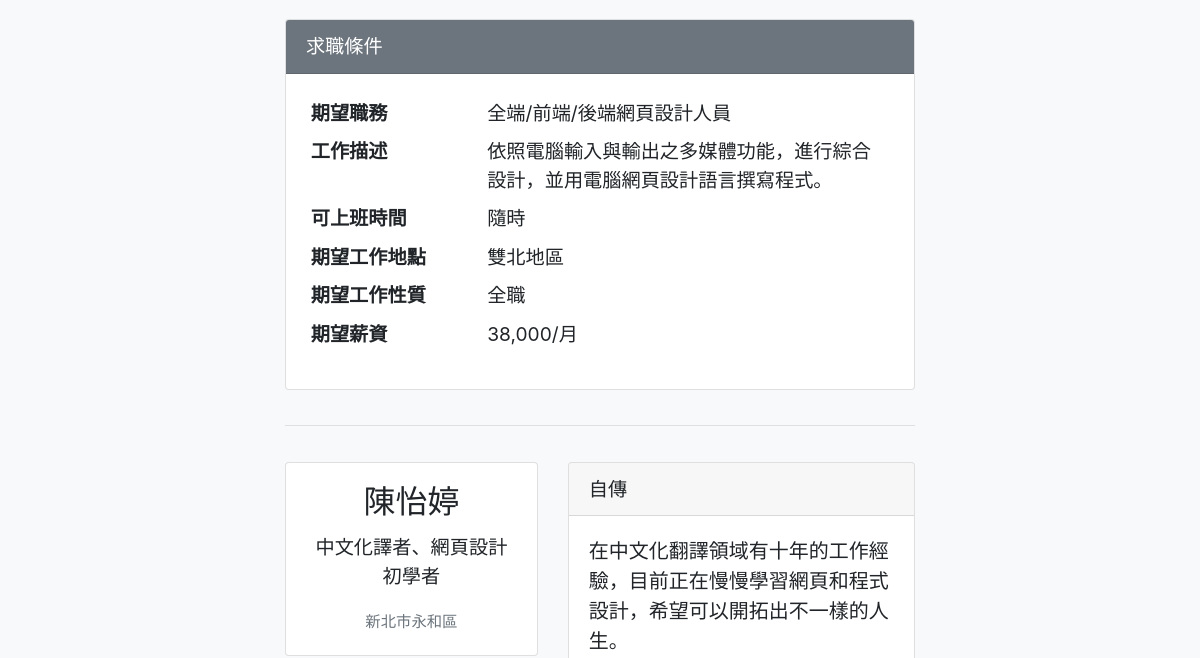
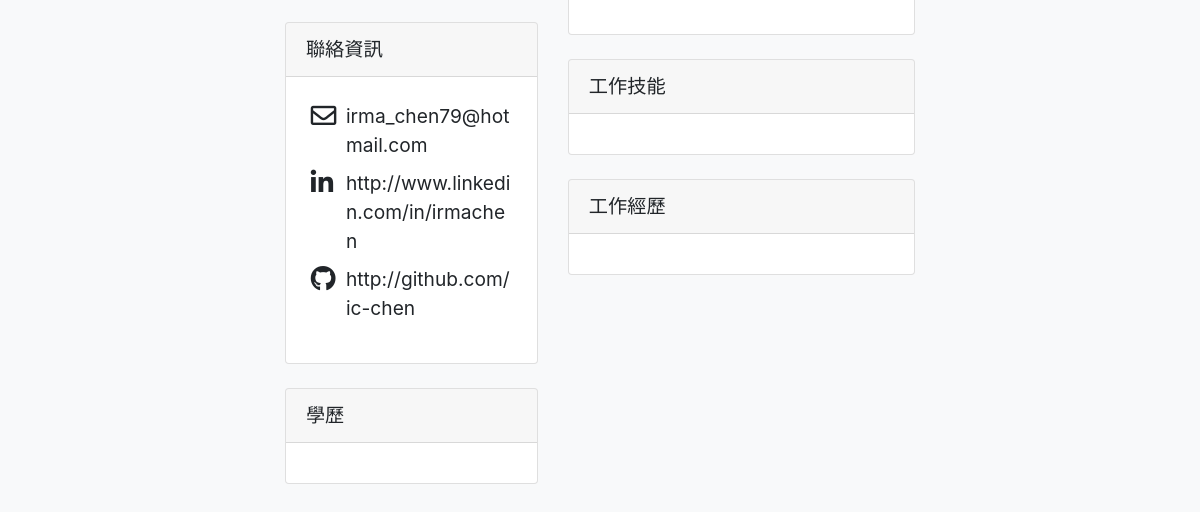
Page /resume.php (signed in) on the earlier database version (2 pictures, top to bottom).
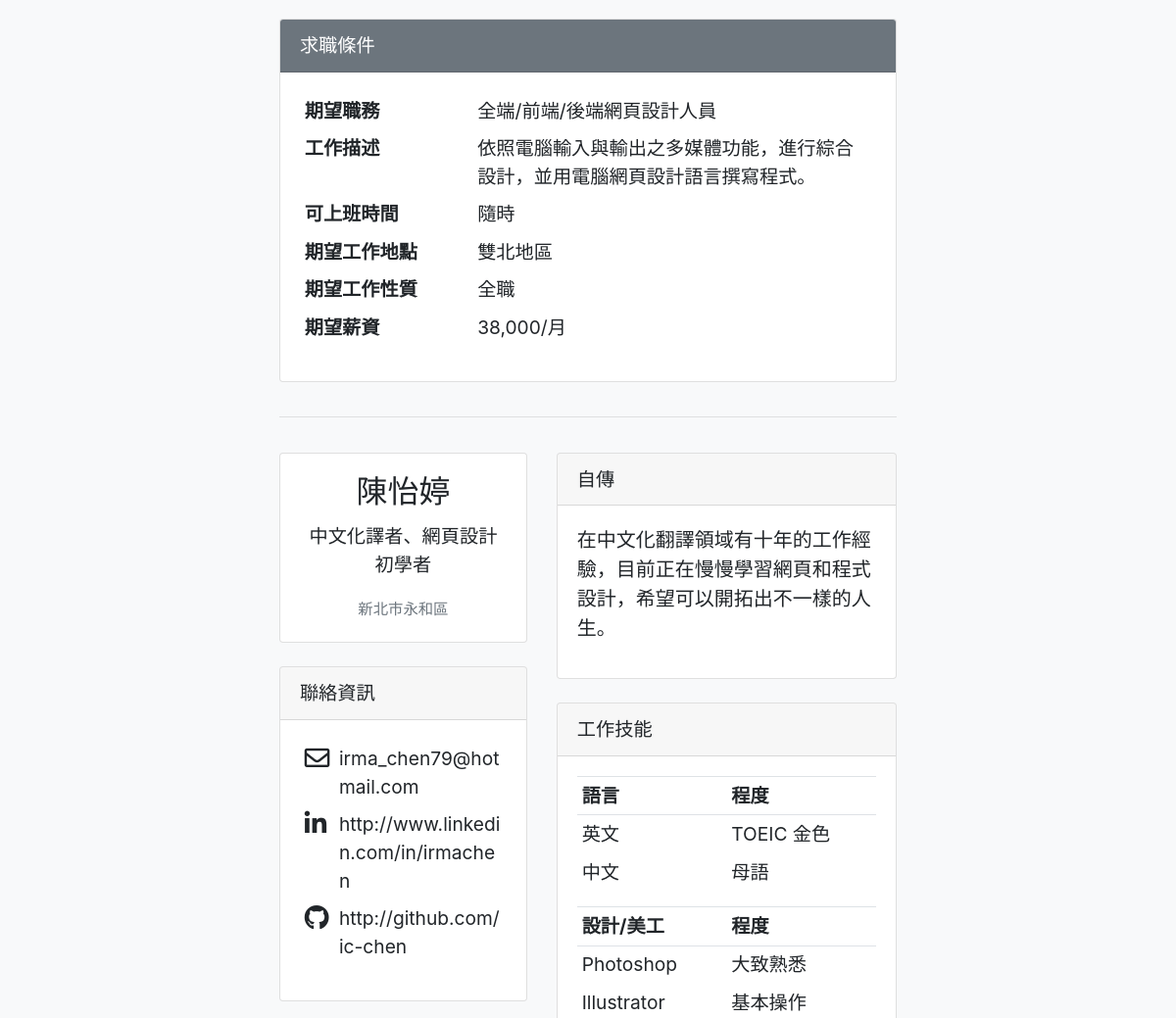
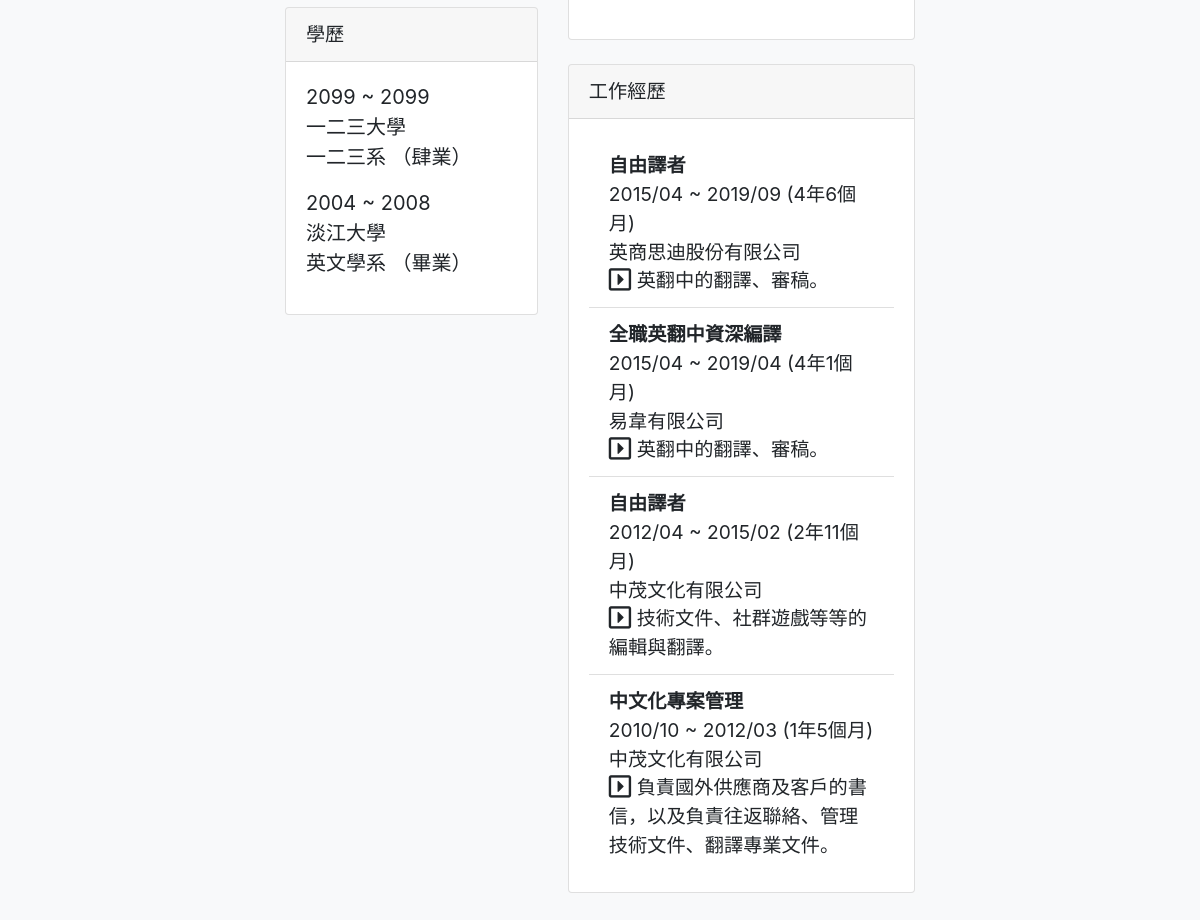
Same page on the later database version (2 pictures, top to bottom).
### tables this page shows
CREATE TABLE `reqs` (
  `id` int(11) NOT NULL,
  `acct` varchar(20) NOT NULL COMMENT '帳號',
  `see` tinyint(1) NOT NULL DEFAULT 0 COMMENT '可見',
  `reqs_posit` varchar(100) DEFAULT NULL COMMENT '期望職務',
  `reqs_jd` varchar(500) DEFAULT NULL COMMENT '工作描述',
  `reqs_time` varchar(50) DEFAULT NULL COMMENT '可上班時間',
  `reqs_type` varchar(10) DEFAULT NULL COMMENT '期望工作性質',
  `reqs_place` varchar(100) DEFAULT NULL COMMENT '期望工作地點',
  `reqs_pay` varchar(50) DEFAULT NULL COMMENT '期望薪資'
);

CREATE TABLE `user` (
  `id` int(11) NOT NULL,
  `acct` varchar(20) NOT NULL COMMENT '帳號',
  `psw` varchar(20) NOT NULL COMMENT '密碼',
  `name` varchar(50) NOT NULL COMMENT '姓名',
  `gender` varchar(20) DEFAULT NULL COMMENT '性別',
  `btd` date DEFAULT NULL COMMENT '生日',
  `email` varchar(100) DEFAULT NULL COMMENT '電郵',
  `tel_cell` varchar(20) DEFAULT NULL COMMENT '行動電話',
  `tel_home` varchar(20) DEFAULT NULL COMMENT '家中電話',
  `addr` varchar(128) DEFAULT NULL COMMENT '居住地區',
  `reg_time` timestamp NULL DEFAULT current_timestamp() COMMENT '註冊時間',
  `upt_time` timestamp NULL DEFAULT current_timestamp() COMMENT '更新時間'
);

CREATE TABLE `s_intro` (
  `id` int(11) NOT NULL,
  `acct` varchar(20) NOT NULL COMMENT '帳號',
  `see` tinyint(1) NOT NULL DEFAULT 0 COMMENT '可見',
  `s_intro` varchar(500) DEFAULT NULL COMMENT '自介',
  `bio` varchar(1000) DEFAULT NULL
);

CREATE TABLE `social_m` (
  `id` int(11) NOT NULL,
  `acct` varchar(20) NOT NULL COMMENT '帳號',
  `see` tinyint(1) NOT NULL DEFAULT 0 COMMENT '可見',
  `fb` varchar(50) DEFAULT NULL,
  `ig` varchar(50) DEFAULT NULL,
  `linkedin` varchar(50) DEFAULT NULL,
  `github` varchar(50) DEFAULT NULL,
  `youtube` varchar(50) DEFAULT NULL,
  `twitter` varchar(50) DEFAULT NULL
);

CREATE TABLE `edu` (
  `id` int(11) NOT NULL,
  `acct` varchar(20) NOT NULL COMMENT '帳號',
  `see` tinyint(1) NOT NULL DEFAULT 0 COMMENT '可見',
  `grad_t` varchar(30) NOT NULL COMMENT '就讀時間',
  `grad_st` varchar(20) DEFAULT 'NULL' COMMENT '畢業狀態',
  `sch` varchar(100) NOT NULL COMMENT '學校',
  `dept` varchar(100) DEFAULT NULL COMMENT '科系'
);

CREATE TABLE `skill` (
  `id` int(11) NOT NULL,
  `acct` varchar(20) NOT NULL COMMENT '帳號',
  `see` tinyint(1) NOT NULL DEFAULT 0 COMMENT '可見',
  `cat` varchar(100) NOT NULL COMMENT '分類',
  `skill` varchar(100) NOT NULL COMMENT '技能',
  `level` varchar(100) DEFAULT NULL COMMENT '程度'
);

CREATE TABLE `exp` (
  `id` int(20) NOT NULL,
  `acct` varchar(20) NOT NULL COMMENT '帳號',
  `see` tinyint(1) NOT NULL DEFAULT 0 COMMENT '可見',
  `dur` varchar(100) NOT NULL COMMENT '任職期間',
  `corp` varchar(100) NOT NULL COMMENT '公司',
  `posit` varchar(100) DEFAULT NULL COMMENT '職稱',
  `jd` varchar(1000) DEFAULT NULL COMMENT '工作說明'
);

### resume.php (the view, shortened to what this page needs)
<?php
include_once "./api/db_info.php";
function search($table,...$arg){
    global $pdo;
    $sql="SELECT * FROM $table WHERE ";
    if(is_array($arg[0])){
      foreach($arg[0] as $key => $value){
        $tmp[]=sprintf("`%s`='%s'",$key,$value);
      }
      $sql=$sql . implode(" && ",$tmp);
    }else{
      $sql=$sql . " `id`='".$arg[0]."'";
    }
    return $pdo->query($sql)->fetch(PDO::FETCH_ASSOC);
}
function searchAll($table,...$arg){
    global $pdo;
    $sql="SELECT * FROM $table";
      if(!empty($arg[0])){
        foreach($arg[0] as $key => $value){
          $tmp[]=sprintf("`%s`='%s'",$key,$value);
        }
        $sql=$sql . " WHERE " . implode(" && ",$tmp);
      }
      if(!empty($arg[1])){
        $sql=$sql . $arg[1];
      }
    return $pdo->query($sql)->fetchAll(PDO::FETCH_ASSOC);
}
?>
<!DOCTYPE html>
<html lang="en">
<head>
    <link rel="stylesheet" href="./css/bootstrap.css">
    <link rel="stylesheet" href="./css/all.css">
</head>
<body class="bg-light">
<div class="container-fluid">
<?php
$data=search("user",$_SESSION['id']);
$acct=$data['acct'];
$reqs=searchAll("reqs",["acct"=>"$acct", "see"=>"1"]);
foreach($reqs as $value){
?>
    <div class="reqs row justify-content-center">
        <div class="col-7">
            <div class="card">
                <div class="card-header text-white bg-secondary">
                求職條件
                </div>
                <div class="card-body">
                    <table class="table-reqs table table-borderless table-sm">
                    <tbody>
                        <tr>
                        <th scope="row">期望職務</th>
                        <td><?=$value['reqs_posit'];?></td>
                        </tr>
                        <tr>
                        <th scope="row">工作描述</th>
                        <td><?=$value['reqs_jd'];?></td>
                        </tr>
                        <tr>
                        <th scope="row">可上班時間</th>
                        <td><?=$value['reqs_time'];?></td>
                        </tr>
                        <tr>
                        <th scope="row">期望工作地點</th>
                        <td><?=$value['reqs_place'];?></td>
                        </tr>
                        <tr>
                        <th scope="row">期望工作性質</th>
                        <td><?=$value['reqs_type'];?></td>
                        </tr>
                        <tr>
                        <th scope="row">期望薪資</th>
                        <td><?=$value['reqs_pay'];?></td>
                        </tr>
                    </tbody>
                    </table>
                </div>
            </div>
        </div>
    </div>
    <div class="reqs row justify-content-center">
        <div class="col-7">
            <hr>
        </div>
    </div>
<?php
}
?>
<?php
$s_intro=searchAll("s_intro",["acct"=>"$acct", "see"=>"1"]);
$social_m=searchAll("social_m",["acct"=>"$acct", "see"=>"1"]);
$edu=searchAll("edu",["acct"=>"$acct", "see"=>"1"]," ORDER BY id DESC");
?>
    <div class="resume row justify-content-center">
        <div class="left col-3">
            <?php
            foreach($s_intro as $value){
            ?>
            <div class="name card mb-4 text-center">
                <div class="card-body">
                    <h5 class="card-title h2"><?=$data['name'];?></h5>
                    <?php
                    if(!empty($value['s_intro'])) {
                    ?>
                    <p class="card-text"><?=$value['s_intro'];?></p>
                    <?php
                    }
                    ?>
                    <p class="card-text"><small class="text-muted"><?=$data['addr'];?></small></p>
                </div>
            </div>
            <?php
            }
            ?>
            <?php
                foreach($social_m as $value) {
            ?>
            <div class="contact card mb-4">
                <div class="card-header">
                聯絡資訊
                </div>
                <div class="card-body">
                    <table class="table-contact table table-borderless table-sm">
                    <tbody>
                    <tr>
                    <td><i class="far fa-envelope fa-lg"></i></th>
                    <td><?=$data['email'];?></td>
                    </tr>
                <?php
                if(!empty($value['linkedin'])) {
                ?>
                    <tr>
                    <td><i class="fab fa-linkedin-in fa-lg"></td>
                    <td><?=$value['linkedin'];?></td>
                    </tr>
                <?php
                }
                if(!empty($value['github'])) {
                ?>
                    <tr>
                    <td><i class="fab fa-github fa-lg"></i></td>
                    <td><?=$value['github'];?></td>
                    </tr>
                <?php
                }
                ?>
                    </tbody>
                    </table>
                </div>
            </div>
            <?php
            }
            ?>
            <div class="edu card mb-4">
                <div class="card-header">
                學歷
                </div>
                <div class="card-body">
                <?php
                foreach($edu as $value) {
                ?>
                    <blockquote class="blockquote mb-0">
                    <p>
                <?php
                if(!empty($value['grad_t'])) {
                ?>
                    <?=$value['grad_t'];?>
                <?php
                }
                if(!empty($value['sch'])) {
                ?>
                    <br><?=$value['sch'];?>
                <?php
                }
                if(!empty($value['dept'])) {
                ?>
                    <br><?=$value['dept'];?>
                <?php
                }
                if(!empty($value['grad_st'])) {
                    ?>
                    （<?=$value['grad_st'];?>）
                    <?php
                }
                ?>
                    </p>
                    </blockquote>
                <?php
                }
                ?>
                </div>
            </div>
        </div>
        <div class="right col-4">
            <?php
            foreach($s_intro as $v) {
            ?>
            <div class="s_intro card mb-4">
                <div class="card-header">
                自傳
                </div>
                <div class="card-body">
                    <blockquote class="blockquote mb-0">
                    <p><?=$v['bio'];?></p>
                    </blockquote>
                </div>
            </div>
            <?php
            }
            ?>
            <div class="skill card mb-4">
                <div class="card-header">
                工作技能
                </div>
                <div class="card-body">
                <?php
                $skill=searchAll("skill",["acct"=>"$acct", "see"=>"1"]);
                $cat=array_column($skill,"cat");
                $cat_unique=array_unique($cat);
                foreach($cat_unique as $category){
                ?>
                <table class="skill-table table table-sm">
                <thead>
                    <tr>
                    <th scope="col"><?=$category;?></th>
                    <th scope="col">程度</th>
                    </tr>
                </thead>
                <tbody>
                <?php
                foreach($skill as $value) {
                    if($value['cat']==$category){
                ?>
                <tr>
                <td><?=$value['skill'];?></td>
                <td><?=$value['level'];?></td>
                </tr>
                <?php
                    }
                }
                ?>
                </tbody>
                </table>
                <?php
                }
                ?>
                </div>
            </div>
            <div class="exp card mb-4">
                <div class="card-header">
                工作經歷
                </div>
                <div class="card-body">
                <ul class="list-group list-group-flush">
                    <?php
                    $exp=searchAll("exp",["acct"=>"$acct", "see"=>"1"]," ORDER BY id DESC");
                    foreach($exp as $value) {
                    ?>
                    <li class="list-group-item">
                    <?php
                    if(!empty($value['posit'])) {
                        ?>
                        <span class="font-weight-bold"><?=$value['posit'];?></span>
                        <?php
                    }
                    if(!empty($value['dur'])) {
                    ?>
                        <br><?=$value['dur'];?>
                    <?php
                    }
                    if(!empty($value['corp'])) {
                    ?>
                        <br><?=$value['corp'];?>
                    <?php
                    }
                    if(!empty($value['jd'])) {
                    ?>
                        <br><i class="far fa-caret-square-right fa-lg"></i> <?=$value['jd'];?>
                    <?php
                    }
                    ?>
                    </li>
                    <?php
                    }
                    ?>
                </ul>
                </div>
            </div>
        </div>
    </div>
</div>
</body>
</html>

### css/all.css (style rules this page uses)
.fa, .fas, .far, .fal, .fad, .fab { -moz-osx-font-smoothing: grayscale; -webkit-font-smoothing: antialiased; display: inline-block; font-style: normal; font-variant: normal; text-rendering: auto; line-height: 1; }
.fa-lg { font-size: 1.33333em; line-height: 0.75em; vertical-align: -.0667em; }
.fa-caret-square-right:before { content: "\f152"; }
.fa-envelope:before { content: "\f0e0"; }
.fa-github:before { content: "\f09b"; }
.fa-linkedin-in:before { content: "\f0e1"; }
.fab { font-family: 'Font Awesome 5 Brands'; }
.far { font-family: 'Font Awesome 5 Free'; font-weight: 400; }

### resume.php (style rules this page uses)
body { font-size: 1.2em; }
.row { margin: 1em; }
.table-reqs tr th { width: 30%; }
.table-contact { word-break: break-all; word-wrap: break-word; }
.skill-table tr th { width: 50%; border-bottom: 1px solid #dee2e6; }
.skill-table td { border: none; }

Differences in the rows shown:
added edu: grad_t "2099 ~ 2099", sch "一二三大學", dept "一二三系", grad_st "肆業"
now on this page (row edited): edu: grad_t "2004 ~ 2008", sch "淡江大學", dept "英文學系", grad_st "畢業"
now on this page (row edited): skill: skill "英文", level "TOEIC 金色", shown under "語言"
added skill: skill "中文", level "母語", shown under "語言"
added skill: skill "Photoshop", level "大致熟悉", shown under "設計/美工"
added skill: skill "Illustrator", level "基本操作", shown under "設計/美工"
now on this page (row edited): exp: posit "自由譯者", dur "2015/04 ~ 2019/09 (4年6個月)", corp "英商思迪股份有限公司", jd "英翻中的翻譯、審稿。"
now on this page (row edited): exp: posit "全職英翻中資深編譯", dur "2015/04 ~ 2019/04 (4年1個月)", corp "易韋有限公司", jd "英翻中的翻譯、審稿。"
now on this page (row edited): exp: posit "自由譯者", dur "2012/04 ~ 2015/02 (2年11個月)", corp "中茂文化有限公司", jd "技術文件、社群遊戲等等的編輯與翻譯。"
now on this page (row edited): exp: posit "中文化專案管理", dur "2010/10 ~ 2012/03 (1年5個月)", corp "中茂文化有限公司", jd "負責國外供應商及客戶的書信，以及負責往返聯絡、管理技術文件、翻譯專業文件。"
Other differences:
new list line: "語言 程度"
new list line: "設計/美工 程度"
